Frame 1 (no input): blank canvas, image omitted
Frame 60 (no input): blank canvas, image omitted
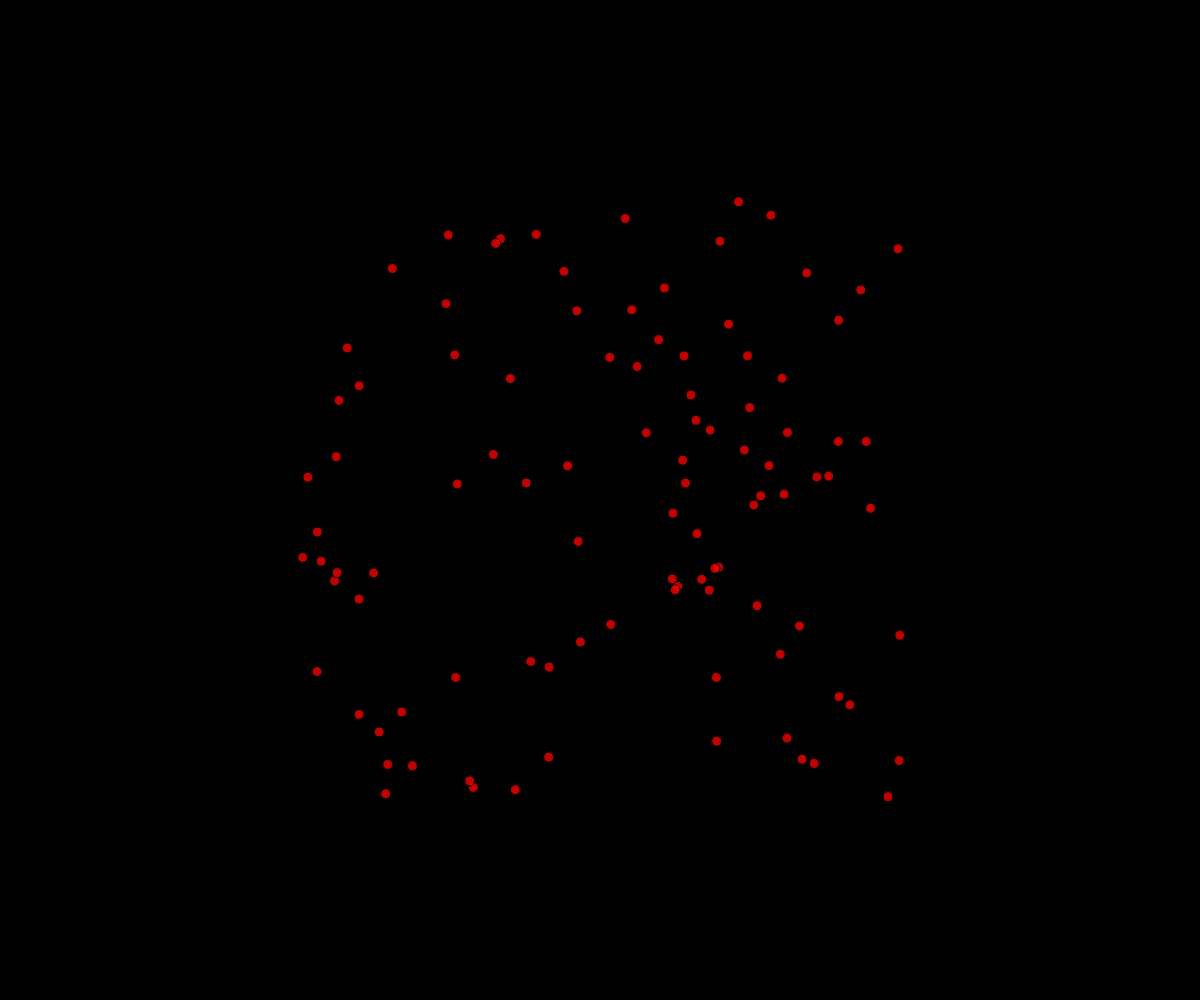
Frame 120 (the mouse pressed at the canvas centre since frame 60)

The p5.js sketch whose frames 1 and 60 were blank and that drew this single picture after the mouse press (run headless with seeded random() and noise() and a simulated clock; from frame 60 on, the mouse is pressed at the canvas centre):

// p5.js sketch
// ── sketch.js
// firework demo

let fireworks = [];


function setup() {
  createCanvas(windowWidth, windowHeight);
}

function draw() {
  background("black");

  for (let i=fireworks.length-1; i>=0; i--) {
    if (fireworks[i].isDead()) {
      //removeitsdeadass
      fireworks.splice(i, 1);
    }
    else {
      fireworks[i].update();
      fireworks[i].display();

    }

  }
}


function mousePressed(){
  for (let i=0; i<100; i++){
    let someParticle = new Particle(mouseX, mouseY);
    fireworks.push(someParticle);

  }


}
class Particle {
  constructor(x, y) {
    this.x = x;
    this.y = y;
    this.size = 10;
    this.dx = random(-5, 5);
    this.dy = random(-5, 5);
    this.alpha = 255; 
    this.color = color(255, 0, 0, this.alpha);


  }
  display() {
    this.color = color(255, 0, 0, this.alpha);
    fill(this.color);
    circle(this.x, this.y, this.size);

  }

  update(){
    this.x += this.dx;
    this.y += this.dy;

    this.alpha--;
  }

  isDead() {
    return this.alpha < 0;

  }


  
}
